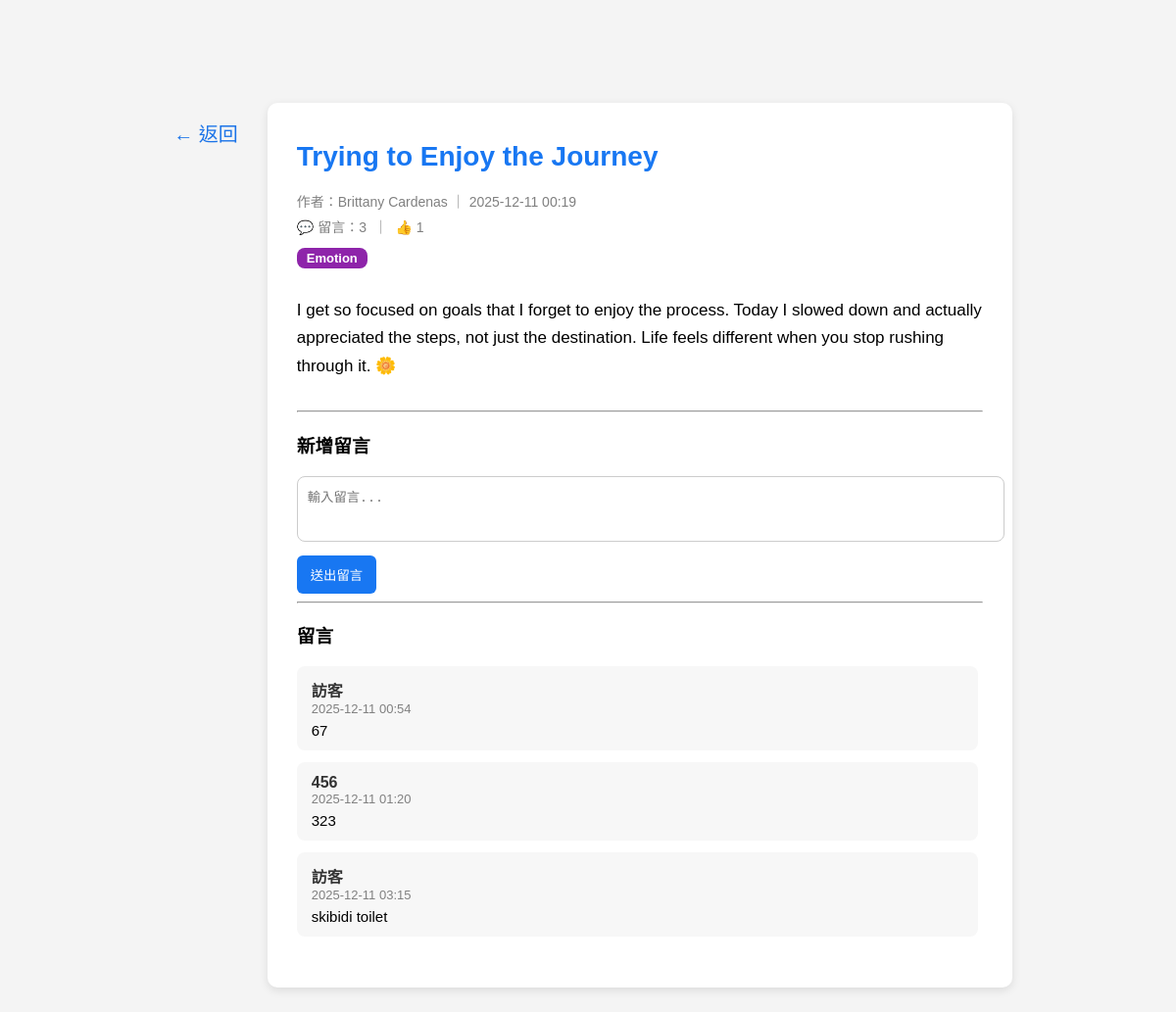
Page /posts/50 on the committed database.
### models/post.py (models this page shows)
class Post(db.Model):
    id = db.Column(db.Integer, primary_key=True)
    title = db.Column(db.String(120), nullable=False)
    content = db.Column(db.Text, nullable=False)
    tag = db.Column(db.String(50), nullable=True)
    created_at = db.Column(db.DateTime, default=datetime.utcnow)
    user_id = db.Column(db.Integer, db.ForeignKey("user.id"), nullable=False)
    user = db.relationship("User", backref="posts")
    comments = db.relationship("Comment", backref="post", cascade="all, delete")
    likes = db.relationship("Like", backref="post", lazy="dynamic")
    @property
    def like_count(self):
        return Like.query.filter_by(post_id=self.id).count()

### models/user.py (models this page shows, shortened)
class User(db.Model, UserMixin):
    id = db.Column(db.Integer, primary_key=True)
    username = db.Column(db.String(50), unique=True, nullable=False)
    email = db.Column(db.String(120), unique=True, nullable=False)
    password = db.Column(db.String(255), nullable=False)
    reset_code = db.Column(db.String(6), nullable=True)
    reset_code_expire = db.Column(db.DateTime, nullable=True)

### models/comment.py (models this page shows)
class Comment(db.Model):
    id = db.Column(db.Integer, primary_key=True)
    content = db.Column(db.Text, nullable=False)
    author = db.Column(db.String(50), nullable=False)
    created_at = db.Column(db.DateTime, default=datetime.utcnow)
    post_id = db.Column(db.Integer, db.ForeignKey("post.id"), nullable=False)

### routes/posts.py (the view, shortened to what this page needs)
@posts_bp.route("/posts/<int:post_id>", methods=["GET", "POST"])
def view_post(post_id):
    post = Post.query.get_or_404(post_id)
    return render_template("post_view.html", post=post)

### templates/post_view.html (shortened to what this page needs)
<!DOCTYPE html>
<html lang="zh-Hant">
<head>
    <link rel="stylesheet" href="/static/style.css">
</head>
<body>
<div class="post-wrapper">
    <a href="/home" class="back-side-btn">← 返回</a>
    <div class="post-card">
        <h1 class="post-title">{{ post.title }}</h1>
        <div class="post-meta">
            作者：{{ post.user.username }}
            ｜ {{ post.created_at.strftime("%Y-%m-%d %H:%M") }}
        </div>
        <div class="post-actions">
            💬 留言：{{ post.comments|length }}
            &nbsp;｜&nbsp;
            {% if current_user.is_authenticated %}
                👍 <span id="like-count">{{ post.like_count }}</span>
                <button class="like-btn" onclick="toggleLike({{ post.id }})">
                    按讚
                </button>
            {% else %}
                👍 {{ post.like_count }}
            {% endif %}
        </div>
        {% if post.tag %}
            <span class="tag-badge tag-{{ post.tag }}">{{ post.tag }}</span>
        {% endif %}
        <p class="post-content">
            {{ post.content | safe }}
        </p>
        <hr>
        <h3>新增留言</h3>
        <form method="POST">
            <textarea name="content" rows="3" placeholder="輸入留言..." required></textarea>
            <button type="submit">送出留言</button>
        </form>
        <hr>
        <h3>留言</h3>
        <div class="comment-container">
            {% if post.comments %}
                {% for c in post.comments %}
                    <div class="comment-box">
                        <div class="comment-author">{{ c.author }}</div>
                        <div class="comment-time">
                            {{ c.created_at.strftime("%Y-%m-%d %H:%M") }}
                        </div>
                        <div class="comment-content">{{ c.content }}</div>
                    </div>
                {% endfor %}
            {% else %}
                <p style="color:gray;">目前沒有留言。</p>
            {% endif %}
        </div>
    </div>
</div>
</body>
</html>

### static/style.css (style rules this page uses)
body { margin: 0; font-family: "Microsoft JhengHei", sans-serif; background: #f4f4f4; padding-top: 65px; }
.post-card { width: 100%; background: white; padding: 20px 30px; border-radius: 10px; box-shadow: 0 3px 10px rgba(0,0,0,0.1); margin-bottom: 25px; }
.tag-badge { display: inline-block; padding: 4px 10px; border-radius: 10px; font-size: 13px; font-weight: bold; margin-bottom: 10px; margin-right: 6px; color: white !important; }
.tag-Emotion { background: #8e24aa !important; }
.comment-container { max-height: 300px; overflow-y: auto; padding-right: 5px; margin-bottom: 20px; }
.comment-box { background: #f7f7f7; padding: 12px 15px; border-radius: 8px; margin-bottom: 12px; }
.comment-author { font-weight: bold; color: #333; }
.comment-time { color: gray; font-size: 13px; }
.comment-content { margin-top: 6px; font-size: 15px; }

### templates/post_view.html (style rules this page uses)
.post-wrapper { display: flex; justify-content: center; gap: 20px; margin-top: 40px; }
.back-side-btn { font-size: 20px; color: #1a73e8; text-decoration: none; padding: 6px 10px; border-radius: 6px; height: fit-content; margin-top: 10px; }
.post-card { width: 700px; background: white; padding: 20px 30px; border-radius: 10px; box-shadow: 0 3px 10px rgba(0,0,0,0.1); }
.post-title { font-size: 28px; color: #1877f2; }
.post-meta { color: gray; margin-bottom: 6px; font-size: 14px; }
.post-actions { font-size: 14px; color: gray; margin-bottom: 12px; }
.tag-badge { display: inline-block; background: #e3f2fd; color: #1565c0; padding: 3px 10px; border-radius: 8px; font-size: 13px; margin-bottom: 12px; }
.post-content { font-size: 17px; line-height: 1.7; margin-bottom: 30px; }
.comment-box { background: #f7f7f7; padding: 12px 15px; border-radius: 8px; margin-bottom: 12px; }
.comment-author { font-weight: bold; color: #333; }
.comment-time { color: gray; font-size: 13px; }
.comment-content { margin-top: 6px; font-size: 15px; }
textarea { width: 100%; padding: 10px; border-radius: 8px; border: 1px solid #ccc; resize: none; }
button { margin-top: 10px; padding: 10px 14px; background: #1877f2; color: white; border: none; border-radius: 6px; cursor: pointer; }
.comment-container { max-height: 300px; overflow-y: auto; margin-bottom: 20px; }

### rows in the picture
Post: title "Trying to Enjoy the Journey", created_at "2025-12-11 00:19", tag "Emotion", content "I get so focused on goals that I forget to enjoy the process. Today I slowed down and actually appreciated the steps, not just the destination. Life feels different when you stop rushing through it. 🌼"
User: user.username "Brittany Cardenas"
Comment: author "訪客", created_at "2025-12-11 00:54", content "67"
Comment: author "456", created_at "2025-12-11 01:20", content "323"
Comment: author "訪客", created_at "2025-12-11 03:15", content "skibidi toilet"

### other values in the picture
{{ post.comments|length }} "3"
{{ post.like_count }} "1"
